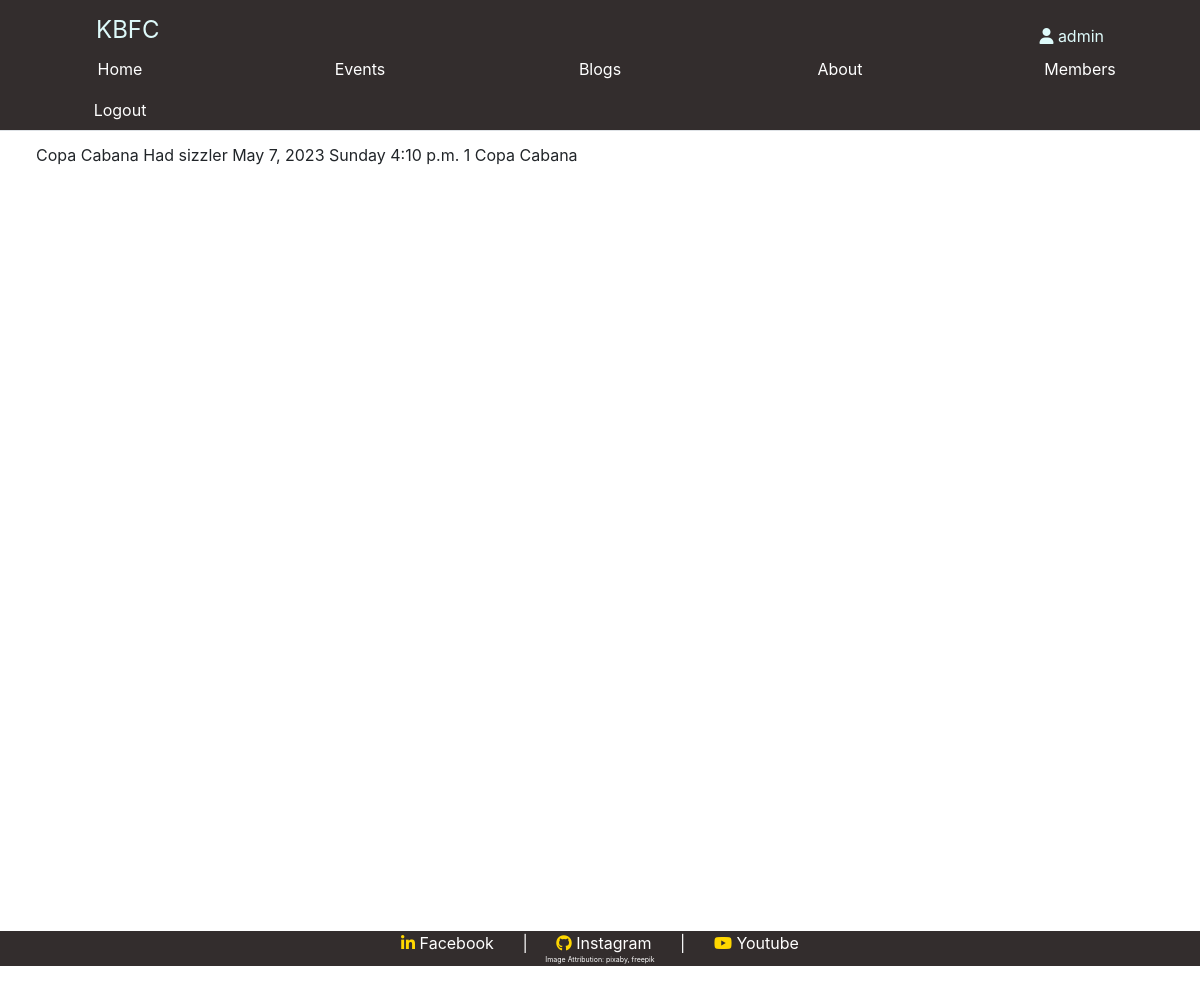
The app's page /events/eventdetail/1 (signed in) with its own data.
### events/models.py (models this page shows, shortened)
class Event(models.Model):
    title = models.CharField(
        max_length=100, blank=False, null=False, help_text="Name of event"
    )
    description = models.CharField(
        max_length=300, blank=False, null=False, help_text="Description of the event"
    )
    date = models.DateField(blank=False, help_text="Date of the event.")
    time = models.TimeField(blank=False, help_text="Time of the event.")
    event_duration = models.SmallIntegerField(
        blank=False, help_text="Duration of the Event"
    )
    venue = models.ForeignKey(
        Venue,
        on_delete=models.CASCADE,
        blank=False,
        null=False,
        help_text="Venue of the event",
        related_name="venue",
    )
    class Meta():
        verbose_name_plural = "Events"

class Venue(models.Model):
    name = models.CharField(
        max_length=100, blank=False, null=False, help_text="Name of Venue"
    )
    address = models.TextField(blank=False, null=False, help_text="Address of Venue")
    phone = PhoneNumberField(blank=False, help_text="Phone number with country code")
    def __str__(self):
        return self.name
    class Meta():
        verbose_name_plural = "Venue"

### events/views.py (the view)
# urls.py: path("eventdetail/<event_pk>", eventdetail, name="eventdetail"),
def eventdetail(request, event_pk: int):
    event_obj = Event.objects.get(pk=event_pk)
    day_of_week = calendar.day_name[event_obj.date.weekday()]
    ctx = {"event_obj": event_obj, "day_of_week": day_of_week}
    return render(request, "events/eventdetail.html", ctx)

### events/templates/events/eventdetail.html
{% include 'home/header.html' %} {% include 'home/messages.html' %} {%block eventdetail%} {% if user.is_authenticated %} {% load static %}
{% if event_obj %}
{{event_obj.title}}
{{event_obj.description}}
{{event_obj.date}}
{{day_of_week}}
{{event_obj.time}}
{{event_obj.event_duration}}
{{event_obj.venue}}
<br>
{% else %}
No events planned.
{% endif %}
{% else %} Please Login First {% endif %} {%endblock%} {% include 'home/footer.html' %}

### home/templates/home/header.html (shortened to what this page needs)
<!DOCTYPE html>
<html>
  <head>
    <link rel="stylesheet" href="https://cdn.jsdelivr.net/npm/bootstrap@4.0.0/dist/css/bootstrap.min.css">
    {% load static %}
    <link rel="stylesheet" href="{% static 'home/style.css' %}" />
  </head>
  <body>
    <div id="navbar">
      <div style="display : flex; flex-direction : row;">
      <div id="indo"><a href="{%url 'home:homepage'%}"> KBFC </a></div>
      <div id="user">
        <i class="fa fa-user" aria-hidden="true"></i>
        {% if user.is_authenticated %}
        {{user.username}}
        {%else%}
         Guest
        {%endif%}
      </div>
      </div>
      <div id="navdiv">
        <ul class="nav nav-tabs">
          <li class="nav-item">
            <a class="nav-link" aria-current="page" href="{% url 'home:homepage' %}"
              >Home</a
            >
          </li>
          <li class="nav-item">
            <a class="nav-link" aria-current="page" href="{% url 'events:eventlist' %}"
              >Events</a
            >
          </li>
          <li class="nav-item">
            <a class="nav-link" aria-current="page" href="{% url 'blogs:blogs_list' %}"
              >Blogs</a
            >
          </li>
          <li class="nav-item">
            <a class="nav-link" aria-current="page" href="{% url 'home:about' %}"
              >About</a
            >
          </li>
          {% if user.is_authenticated %}
          <li class="nav-item">
            <a class="nav-link" href="{%url 'members:memberlist'%}">Members</a>
          </li>
          <li class="nav-item">
            <a class="nav-link" href="{%url 'home:logout'%}">Logout</a>
          </li>
          {% else %}
          <li class="nav-item navs">
            <a class="nav-link" href="{%url 'home:login'%}">Login</a>
          </li>
          {% endif %}
        </ul>
      </div>
    </div>
<div class="bodycontent">

### static/home/style.css (style rules this page uses)
.nav-item { width:20%; font-size: 1em; }
.bodycontent { padding: 1% 3%; min-height: 800px; }
#navbar { text-align:center; background-color: #332d2d; color: white; }
#navbar a { color: white; }
#indo { font-size: 1.5em; text-align: left; padding: 1% 0% 0% 8%; width:50%; }
#indo a { color:rgb(222, 250, 250); }
#user { font-size: 1em; text-align: right; padding: 2% 8% 0% 0%; width:50%; color:rgb(222, 250, 250); }

### records on screen
Event: title "Copa Cabana", description "Had sizzler", date "May 7, 2023", time "4:10 p.m.", event_duration "1", venue "Copa Cabana"

### other values on screen
{{ user.username }} "admin"
{{ day_of_week }} "Sunday"
